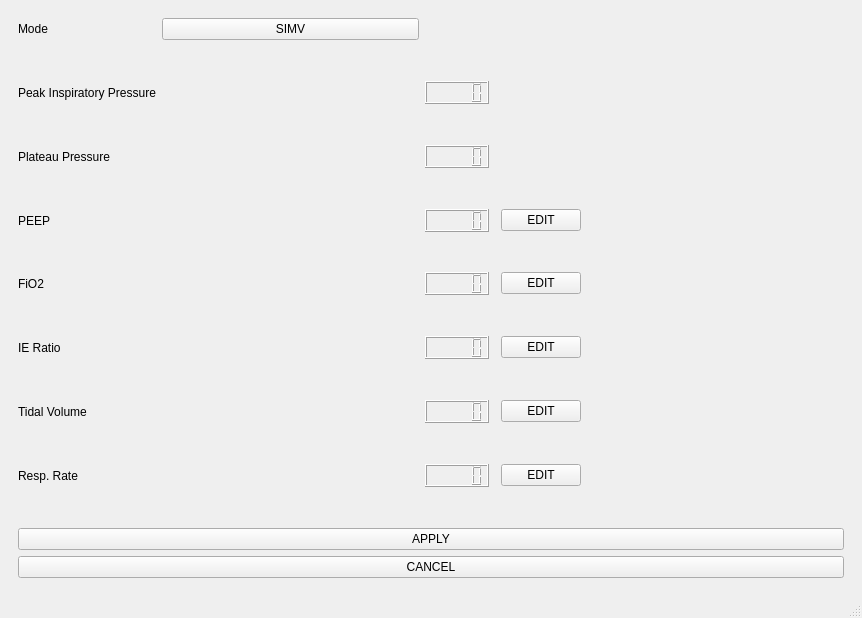
<?xml version="1.0" encoding="UTF-8"?>
<ui version="4.0">
 <class>MainWindow</class>
 <widget class="QMainWindow" name="MainWindow">
  <property name="geometry">
   <rect>
    <x>0</x>
    <y>0</y>
    <width>862</width>
    <height>618</height>
   </rect>
  </property>
  <property name="windowTitle">
   <string>MainWindow</string>
  </property>
  <widget class="QWidget" name="centralwidget">
   <layout class="QGridLayout" name="gridLayout_2">
    <item row="4" column="0">
     <spacer name="verticalSpacer_8">
      <property name="orientation">
       <enum>Qt::Vertical</enum>
      </property>
      <property name="sizeHint" stdset="0">
       <size>
        <width>20</width>
        <height>40</height>
       </size>
      </property>
     </spacer>
    </item>
    <item row="3" column="0">
     <spacer name="verticalSpacer_13">
      <property name="orientation">
       <enum>Qt::Vertical</enum>
      </property>
      <property name="sizeHint" stdset="0">
       <size>
        <width>20</width>
        <height>40</height>
       </size>
      </property>
     </spacer>
    </item>
    <item row="1" column="0">
     <spacer name="verticalSpacer_11">
      <property name="orientation">
       <enum>Qt::Vertical</enum>
      </property>
      <property name="sizeHint" stdset="0">
       <size>
        <width>20</width>
        <height>40</height>
       </size>
      </property>
     </spacer>
    </item>
    <item row="0" column="0">
     <spacer name="verticalSpacer_10">
      <property name="orientation">
       <enum>Qt::Vertical</enum>
      </property>
      <property name="sizeHint" stdset="0">
       <size>
        <width>20</width>
        <height>40</height>
       </size>
      </property>
     </spacer>
    </item>
    <item row="5" column="0">
     <spacer name="verticalSpacer_12">
      <property name="orientation">
       <enum>Qt::Vertical</enum>
      </property>
      <property name="sizeHint" stdset="0">
       <size>
        <width>20</width>
        <height>40</height>
       </size>
      </property>
     </spacer>
    </item>
    <item row="2" column="0">
     <widget class="QStackedWidget" name="stackedWidget">
      <property name="frameShadow">
       <enum>QFrame::Plain</enum>
      </property>
      <widget class="QWidget" name="main_page">
       <layout class="QGridLayout" name="gridLayout_3">
        <item row="17" column="5">
         <spacer name="horizontalSpacer_8">
          <property name="orientation">
           <enum>Qt::Horizontal</enum>
          </property>
          <property name="sizeHint" stdset="0">
           <size>
            <width>40</width>
            <height>20</height>
           </size>
          </property>
         </spacer>
        </item>
        <item row="15" column="5">
         <spacer name="horizontalSpacer">
          <property name="orientation">
           <enum>Qt::Horizontal</enum>
          </property>
          <property name="sizeHint" stdset="0">
           <size>
            <width>40</width>
            <height>20</height>
           </size>
          </property>
         </spacer>
        </item>
        <item row="10" column="2">
         <spacer name="verticalSpacer">
          <property name="orientation">
           <enum>Qt::Vertical</enum>
          </property>
          <property name="sizeHint" stdset="0">
           <size>
            <width>20</width>
            <height>40</height>
           </size>
          </property>
         </spacer>
        </item>
        <item row="15" column="4">
         <widget class="QPushButton" name="main_tv">
          <property name="text">
           <string>EDIT</string>
          </property>
         </widget>
        </item>
        <item row="15" column="0">
         <widget class="QLabel" name="tv_label">
          <property name="text">
           <string>Tidal Volume</string>
          </property>
         </widget>
        </item>
        <item row="13" column="1">
         <spacer name="horizontalSpacer_4">
          <property name="orientation">
           <enum>Qt::Horizontal</enum>
          </property>
          <property name="sizeHint" stdset="0">
           <size>
            <width>40</width>
            <height>20</height>
           </size>
          </property>
         </spacer>
        </item>
        <item row="17" column="0">
         <widget class="QLabel" name="resp_rate_label">
          <property name="text">
           <string>Resp. Rate</string>
          </property>
         </widget>
        </item>
        <item row="17" column="2">
         <widget class="QLCDNumber" name="resp_rate_main_lcd"/>
        </item>
        <item row="6" column="1">
         <spacer name="horizontalSpacer_11">
          <property name="orientation">
           <enum>Qt::Horizontal</enum>
          </property>
          <property name="sizeHint" stdset="0">
           <size>
            <width>40</width>
            <height>20</height>
           </size>
          </property>
         </spacer>
        </item>
        <item row="15" column="1">
         <spacer name="horizontalSpacer_5">
          <property name="orientation">
           <enum>Qt::Horizontal</enum>
          </property>
          <property name="sizeHint" stdset="0">
           <size>
            <width>40</width>
            <height>20</height>
           </size>
          </property>
         </spacer>
        </item>
        <item row="17" column="1">
         <spacer name="horizontalSpacer_6">
          <property name="orientation">
           <enum>Qt::Horizontal</enum>
          </property>
          <property name="sizeHint" stdset="0">
           <size>
            <width>40</width>
            <height>20</height>
           </size>
          </property>
         </spacer>
        </item>
        <item row="13" column="2">
         <widget class="QLCDNumber" name="ie_main_lcd"/>
        </item>
        <item row="4" column="2">
         <widget class="QLCDNumber" name="peak_press_main_lcd"/>
        </item>
        <item row="6" column="2">
         <widget class="QLCDNumber" name="plat_press_main_lcd"/>
        </item>
        <item row="16" column="2">
         <spacer name="verticalSpacer_7">
          <property name="orientation">
           <enum>Qt::Vertical</enum>
          </property>
          <property name="sizeHint" stdset="0">
           <size>
            <width>20</width>
            <height>40</height>
           </size>
          </property>
         </spacer>
        </item>
        <item row="5" column="2">
         <spacer name="verticalSpacer_3">
          <property name="orientation">
           <enum>Qt::Vertical</enum>
          </property>
          <property name="sizeHint" stdset="0">
           <size>
            <width>20</width>
            <height>40</height>
           </size>
          </property>
         </spacer>
        </item>
        <item row="12" column="2">
         <spacer name="verticalSpacer_5">
          <property name="orientation">
           <enum>Qt::Vertical</enum>
          </property>
          <property name="sizeHint" stdset="0">
           <size>
            <width>20</width>
            <height>40</height>
           </size>
          </property>
         </spacer>
        </item>
        <item row="18" column="2">
         <spacer name="verticalSpacer_9">
          <property name="orientation">
           <enum>Qt::Vertical</enum>
          </property>
          <property name="sizeHint" stdset="0">
           <size>
            <width>20</width>
            <height>40</height>
           </size>
          </property>
         </spacer>
        </item>
        <item row="20" column="0" colspan="6">
         <widget class="QPushButton" name="main_cancel">
          <property name="text">
           <string>CANCEL</string>
          </property>
         </widget>
        </item>
        <item row="0" column="0">
         <widget class="QLabel" name="mode_label">
          <property name="text">
           <string>Mode</string>
          </property>
         </widget>
        </item>
        <item row="1" column="2">
         <spacer name="verticalSpacer_2">
          <property name="orientation">
           <enum>Qt::Vertical</enum>
          </property>
          <property name="sizeHint" stdset="0">
           <size>
            <width>20</width>
            <height>40</height>
           </size>
          </property>
         </spacer>
        </item>
        <item row="14" column="2">
         <spacer name="verticalSpacer_6">
          <property name="orientation">
           <enum>Qt::Vertical</enum>
          </property>
          <property name="sizeHint" stdset="0">
           <size>
            <width>20</width>
            <height>40</height>
           </size>
          </property>
         </spacer>
        </item>
        <item row="19" column="0" colspan="6">
         <widget class="QPushButton" name="main_apply">
          <property name="text">
           <string>APPLY</string>
          </property>
         </widget>
        </item>
        <item row="9" column="2">
         <widget class="QLCDNumber" name="peep_main_lcd"/>
        </item>
        <item row="7" column="2">
         <spacer name="verticalSpacer_4">
          <property name="orientation">
           <enum>Qt::Vertical</enum>
          </property>
          <property name="sizeHint" stdset="0">
           <size>
            <width>20</width>
            <height>40</height>
           </size>
          </property>
         </spacer>
        </item>
        <item row="9" column="1">
         <spacer name="horizontalSpacer_9">
          <property name="orientation">
           <enum>Qt::Horizontal</enum>
          </property>
          <property name="sizeHint" stdset="0">
           <size>
            <width>40</width>
            <height>20</height>
           </size>
          </property>
         </spacer>
        </item>
        <item row="9" column="4">
         <widget class="QPushButton" name="main_peep">
          <property name="text">
           <string>EDIT</string>
          </property>
         </widget>
        </item>
        <item row="11" column="4">
         <widget class="QPushButton" name="main_fio2">
          <property name="text">
           <string>EDIT</string>
          </property>
         </widget>
        </item>
        <item row="13" column="4">
         <widget class="QPushButton" name="main_ie">
          <property name="text">
           <string>EDIT</string>
          </property>
         </widget>
        </item>
        <item row="15" column="2">
         <widget class="QLCDNumber" name="tv_main_lcd"/>
        </item>
        <item row="11" column="0">
         <widget class="QLabel" name="fio2_label">
          <property name="text">
           <string>FiO2</string>
          </property>
         </widget>
        </item>
        <item row="11" column="2">
         <widget class="QLCDNumber" name="fio2_lcd"/>
        </item>
        <item row="13" column="5">
         <spacer name="horizontalSpacer_7">
          <property name="orientation">
           <enum>Qt::Horizontal</enum>
          </property>
          <property name="sizeHint" stdset="0">
           <size>
            <width>40</width>
            <height>20</height>
           </size>
          </property>
         </spacer>
        </item>
        <item row="11" column="1">
         <spacer name="horizontalSpacer_3">
          <property name="orientation">
           <enum>Qt::Horizontal</enum>
          </property>
          <property name="sizeHint" stdset="0">
           <size>
            <width>40</width>
            <height>20</height>
           </size>
          </property>
         </spacer>
        </item>
        <item row="11" column="5">
         <spacer name="horizontalSpacer_2">
          <property name="orientation">
           <enum>Qt::Horizontal</enum>
          </property>
          <property name="sizeHint" stdset="0">
           <size>
            <width>40</width>
            <height>20</height>
           </size>
          </property>
         </spacer>
        </item>
        <item row="13" column="0">
         <widget class="QLabel" name="ie_label">
          <property name="text">
           <string>IE Ratio</string>
          </property>
         </widget>
        </item>
        <item row="6" column="0">
         <widget class="QLabel" name="plat_press_label">
          <property name="text">
           <string>Plateau Pressure</string>
          </property>
         </widget>
        </item>
        <item row="0" column="1">
         <widget class="QPushButton" name="mode_button">
          <property name="text">
           <string>SIMV</string>
          </property>
         </widget>
        </item>
        <item row="9" column="0">
         <widget class="QLabel" name="peep_label">
          <property name="text">
           <string>PEEP</string>
          </property>
         </widget>
        </item>
        <item row="17" column="4">
         <widget class="QPushButton" name="main_resp_rate">
          <property name="text">
           <string>EDIT</string>
          </property>
         </widget>
        </item>
        <item row="4" column="1">
         <spacer name="horizontalSpacer_10">
          <property name="orientation">
           <enum>Qt::Horizontal</enum>
          </property>
          <property name="sizeHint" stdset="0">
           <size>
            <width>40</width>
            <height>20</height>
           </size>
          </property>
         </spacer>
        </item>
        <item row="4" column="0">
         <widget class="QLabel" name="peak_press_label">
          <property name="text">
           <string>Peak Inspiratory Pressure</string>
          </property>
         </widget>
        </item>
        <item row="9" column="5">
         <spacer name="horizontalSpacer_12">
          <property name="orientation">
           <enum>Qt::Horizontal</enum>
          </property>
          <property name="sizeHint" stdset="0">
           <size>
            <width>40</width>
            <height>20</height>
           </size>
          </property>
         </spacer>
        </item>
       </layout>
      </widget>
      <widget class="QWidget" name="peep">
       <layout class="QGridLayout" name="gridLayout_7">
        <item row="0" column="0">
         <widget class="QPushButton" name="pushButton">
          <property name="text">
           <string>PushButton</string>
          </property>
         </widget>
        </item>
       </layout>
      </widget>
      <widget class="QWidget" name="fio2">
       <layout class="QGridLayout" name="gridLayout_5">
        <item row="3" column="0">
         <widget class="QPushButton" name="fio2_page_apply">
          <property name="text">
           <string>APPLY CHANGES</string>
          </property>
         </widget>
        </item>
        <item row="0" column="0" rowspan="2">
         <widget class="QLCDNumber" name="fio2_page_lcd"/>
        </item>
        <item row="3" column="1">
         <widget class="QPushButton" name="fio2_page_cancel">
          <property name="text">
           <string>CANCEL CHANGES</string>
          </property>
         </widget>
        </item>
        <item row="1" column="1">
         <widget class="QPushButton" name="fio2_down">
          <property name="text">
           <string>Decrease FiO2</string>
          </property>
         </widget>
        </item>
        <item row="0" column="1">
         <widget class="QPushButton" name="fio2_up">
          <property name="text">
           <string>Increase FiO2</string>
          </property>
         </widget>
        </item>
        <item row="4" column="0" colspan="2">
         <widget class="QPushButton" name="fio2_main">
          <property name="text">
           <string>Back to Main Menu</string>
          </property>
         </widget>
        </item>
       </layout>
      </widget>
      <widget class="QWidget" name="ie">
       <layout class="QGridLayout" name="gridLayout">
        <item row="0" column="0">
         <widget class="QLabel" name="label">
          <property name="text">
           <string>This is page 2</string>
          </property>
         </widget>
        </item>
        <item row="1" column="0">
         <widget class="QPushButton" name="pg2_1">
          <property name="text">
           <string>Back to page 1</string>
          </property>
         </widget>
        </item>
       </layout>
      </widget>
      <widget class="QWidget" name="tv">
       <layout class="QGridLayout" name="gridLayout_4">
        <item row="0" column="0">
         <widget class="QLabel" name="label_2">
          <property name="text">
           <string>This is page 3</string>
          </property>
         </widget>
        </item>
        <item row="1" column="0">
         <widget class="QPushButton" name="pg3_1">
          <property name="text">
           <string>Back to Page 1</string>
          </property>
         </widget>
        </item>
       </layout>
      </widget>
      <widget class="QWidget" name="resp_rate">
       <layout class="QGridLayout" name="gridLayout_6">
        <item row="0" column="0">
         <widget class="QPushButton" name="pushButton_2">
          <property name="text">
           <string>PushButton</string>
          </property>
         </widget>
        </item>
       </layout>
      </widget>
     </widget>
    </item>
   </layout>
  </widget>
  <widget class="QMenuBar" name="menubar">
   <property name="geometry">
    <rect>
     <x>0</x>
     <y>0</y>
     <width>862</width>
     <height>22</height>
    </rect>
   </property>
  </widget>
  <widget class="QStatusBar" name="statusbar"/>
 </widget>
 <resources/>
 <connections/>
</ui>
